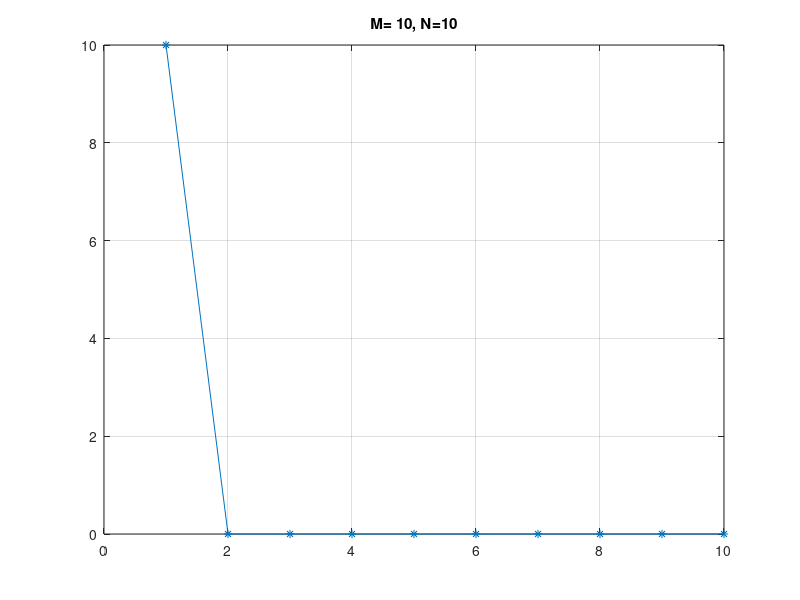
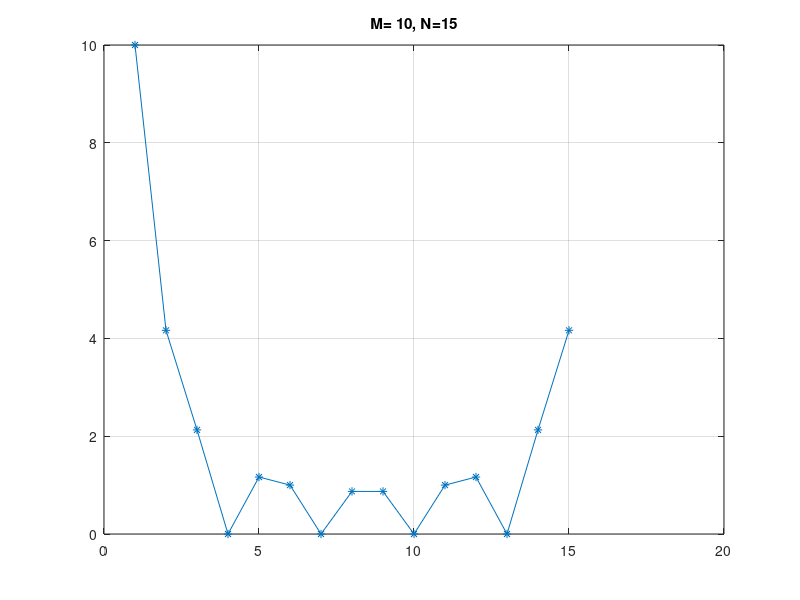
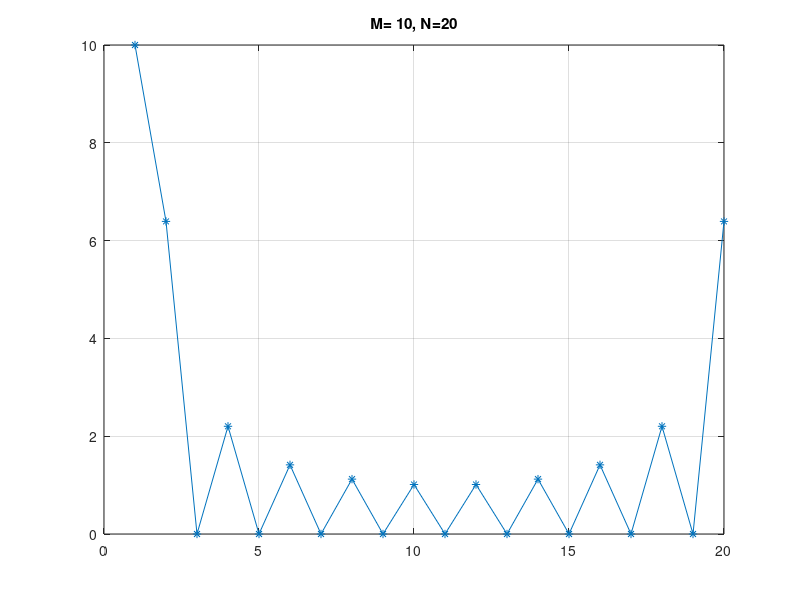

Write the MATLAB code that produced these figures, in order.
clear all;close all
clc;
%
%  DSP BSC course
% % Demo program for effect of zero-padding of FFT,
% by Hamid Sheikhzadeh,May 2020
%
 M=10;
Inp=ones(1,M);
n=0:1:M-1;
%Inp=sin(2*pi/(M/2)*n); % Try this too
for N=[M, M*1.5, M*2]
    InpFft=fft(Inp,N);
    figure
    plot(abs(InpFft),'*-');grid on
    title(['M= ', num2str(M), ', N=',num2str(N)]);
end
%
